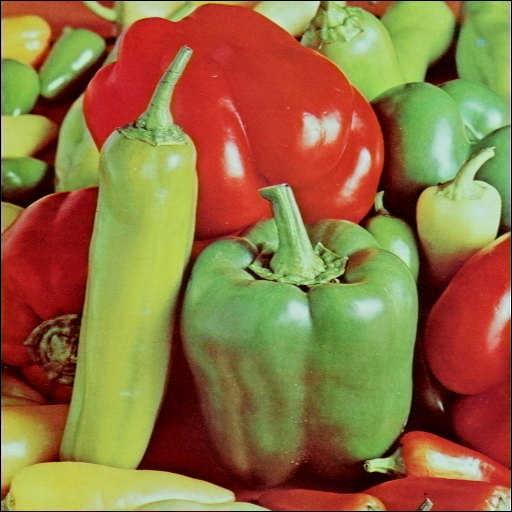
%> input picture class_lab_session/images/peppers.png, 512 x 512 px
$ octave ch8_exercises.m   (GNU Octave 9; MATLAB toolbox functions it lacks are replaced by stand-ins)
%> lines starting %> are read from the running program, lines starting %| are printed output that depends on the picture; in (x1, y1, x2, y2) boxes, pixels count from 0 and x2, y2 are one past the last pixel; in counts of white or black regions, pixels touching at a corner belong together; the program's own positions count from 1
% Chapter 8 Exercises: Multiresolution Image Processing

pkg load image;
img = im2double(imread('../images/peppers.png'));

% Check if image is RGB and convert to grayscale if needed
if size(img, 3) == 3
    img = rgb2gray(img);
%> img: size 512x512 double
end

fprintf('Starting Chapter 8 Exercises...\n\n');

%% Exercise 1: Vary the number of Gaussian pyramid levels and analyze effects
fprintf('Exercise 1: Varying Gaussian Pyramid Levels\n');

figure('Position', [100, 100, 1400, 800]);

level_counts = [2, 3, 4, 5];
for n = 1:length(level_counts)
    levels = level_counts(n);

    % Create Gaussian pyramid
    g_pyramid = cell(1, levels);
    g_pyramid{1} = img;
    for i = 2:levels
        g_pyramid{i} = impyramid(g_pyramid{i-1}, 'reduce');
    end

    % Display pyramid levels
    for lev = 1:levels
        subplot_idx = (n-1)*5 + lev;
        subplot(4, 5, subplot_idx);
        imshow(g_pyramid{lev});
        title(sprintf('%d Levels: L%d (%dx%d)', levels, lev, size(g_pyramid{lev})));
    end
end
%> after the loop, g_pyramid = 5 items

annotation('textbox', [0.35, 0.95, 0.3, 0.05], 'String', 'Exercise 1: Gaussian Pyramid Level Analysis', ...
           'FontSize', 14, 'FontWeight', 'bold', 'HorizontalAlignment', 'center', 'EdgeColor', 'none');
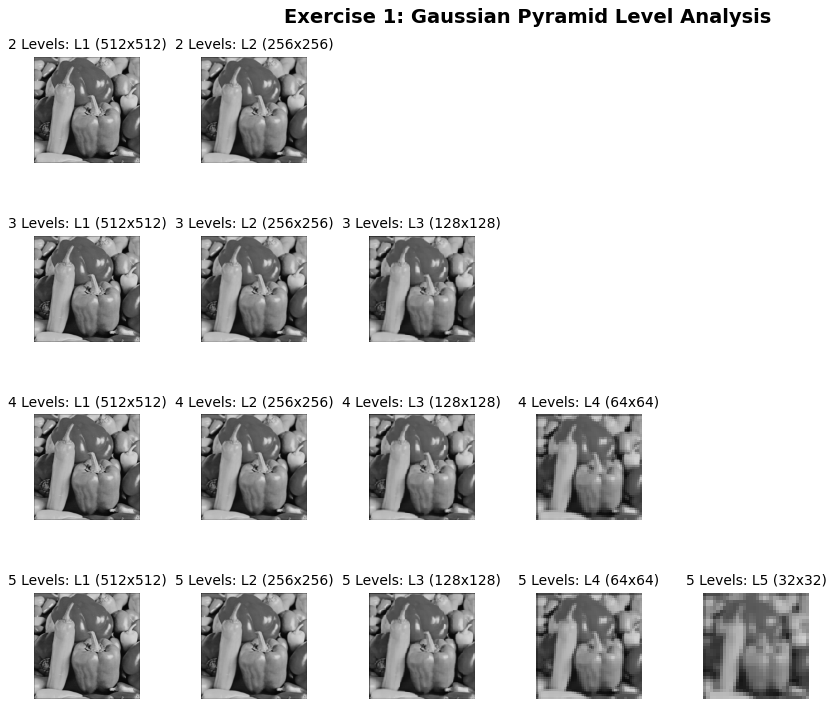
%> figure redrawn from the program's plot data, 15 panels

%% Exercise 2: Reconstruct image using only some Laplacian levels
fprintf('Exercise 2: Partial Laplacian Reconstruction\n');

% Create 4-level pyramids
levels = 4;
g_pyr = cell(1, levels);
g_pyr{1} = img;
for i = 2:levels
    g_pyr{i} = impyramid(g_pyr{i-1}, 'reduce');
end
%> after the loop, g_pyr = 4 items

% Create Laplacian pyramid
l_pyr = cell(1, levels-1);
for i = 1:levels-1
    expanded = impyramid(g_pyr{i+1}, 'expand');
    expanded = imresize(expanded, size(g_pyr{i}));
    l_pyr{i} = g_pyr{i} - expanded;
end
%> after the loop, l_pyr = 3 items

% Reconstruction function
function reconstructed = reconstruct_from_laplacian(l_pyr, g_top, skip_levels)
%> called with skip_levels = []
    levels = length(l_pyr) + 1;
%> levels = 4
    reconstructed = g_top;

    for i = levels-1:-1:1
        if ~ismember(i, skip_levels)
            reconstructed = imresize(reconstructed, size(l_pyr{i}));
            reconstructed = reconstructed + l_pyr{i};
        else
            reconstructed = imresize(reconstructed, size(l_pyr{i}));
        end
    end
%> this loop made 3 passes
%> i on passes 1, 3: 3, 1
%> reconstructed: size 512x512 double
end

figure('Position', [100, 100, 1200, 600]);

% Full reconstruction
recon_full = reconstruct_from_laplacian(l_pyr, g_pyr{end}, []);
subplot(2, 3, 1); imshow(img); title('Original');
subplot(2, 3, 2); imshow(recon_full); title('Full Reconstruction');

% Skip different levels
skip_configs = {[2], [1, 3], [2, 3]};
titles = {'Skip Level 2', 'Skip Levels 1&3', 'Skip Levels 2&3'};

for i = 1:length(skip_configs)
    recon_partial = reconstruct_from_laplacian(l_pyr, g_pyr{end}, skip_configs{i});
    subplot(2, 3, i+3);
    imshow(recon_partial);
    title(titles{i});
end
%> this loop made 3 passes
%> pass 1, `recon_partial = reconstruct_from_laplacian(l_pyr, g_pyr{end}, skip_con..`:
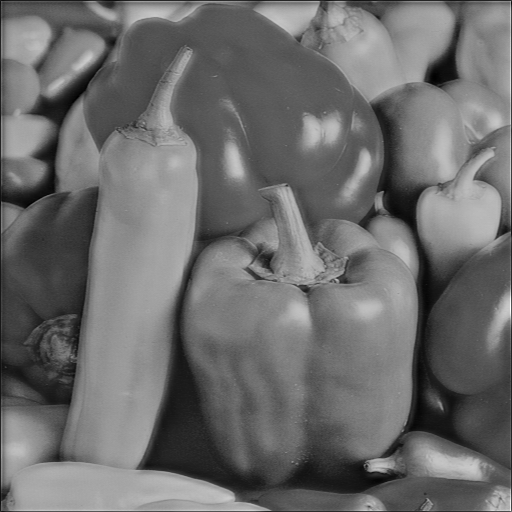
%> recon_partial: size 512x512 double; min -0.0828, max 1.18, mean 0.457; drawn with min black and max white
%> this loop made 3 passes; what is shown inside it comes from the first

annotation('textbox', [0.35, 0.95, 0.3, 0.05], 'String', 'Exercise 2: Partial Laplacian Reconstruction', ...
           'FontSize', 14, 'FontWeight', 'bold', 'HorizontalAlignment', 'center', 'EdgeColor', 'none');

%% Exercise 3: Apply wavelet decomposition using different wavelet bases
fprintf('Exercise 3: Different Wavelet Bases\n');

% Haar wavelet
function [LL, LH, HL, HH] = dwt_haar(img)
    [rows, cols] = size(img);
    if mod(rows, 2) == 1; img = img(1:rows-1, :); rows = rows - 1; end
    if mod(cols, 2) == 1; img = img(:, 1:cols-1); cols = cols - 1; end

    h0 = [1, 1] / sqrt(2); h1 = [1, -1] / sqrt(2);
    [LL, LH, HL, HH] = apply_dwt_filters(img, h0, h1);
end

% Daubechies-2 approximation
function [LL, LH, HL, HH] = dwt_db2(img)
    [rows, cols] = size(img);
    if mod(rows, 2) == 1; img = img(1:rows-1, :); rows = rows - 1; end
    if mod(cols, 2) == 1; img = img(:, 1:cols-1); cols = cols - 1; end

    % Simplified Daubechies-2 coefficients
    h0 = [0.4830, 0.8365, 0.2241, -0.1294];
    h1 = [-0.1294, -0.2241, 0.8365, -0.4830];
    [LL, LH, HL, HH] = apply_dwt_filters(img, h0, h1);
end

% Biorthogonal approximation
function [LL, LH, HL, HH] = dwt_bior(img)
    [rows, cols] = size(img);
    if mod(rows, 2) == 1; img = img(1:rows-1, :); rows = rows - 1; end
    if mod(cols, 2) == 1; img = img(:, 1:cols-1); cols = cols - 1; end

    % Simple biorthogonal-like coefficients
    h0 = [0.35, 0.71, 0.71, 0.35] / 2;
    h1 = [0.35, -0.71, 0.71, -0.35] / 2;
    [LL, LH, HL, HH] = apply_dwt_filters(img, h0, h1);
end

% Common DWT filter application
function [LL, LH, HL, HH] = apply_dwt_filters(img, h0, h1)
%> called with h0 = [0.707 0.707], h1 = [0.707 -0.707]
    [rows, cols] = size(img);
    temp_L = zeros(rows, cols/2); temp_H = zeros(rows, cols/2);

    for i = 1:rows
        row = img(i, :);
        conv_L = conv(row, h0, 'same'); conv_H = conv(row, h1, 'same');
        temp_L(i, :) = conv_L(1:2:end); temp_H(i, :) = conv_H(1:2:end);
    end

    LL = zeros(rows/2, cols/2); LH = zeros(rows/2, cols/2);
    HL = zeros(rows/2, cols/2); HH = zeros(rows/2, cols/2);

    for j = 1:cols/2
        col_L = temp_L(:, j); col_H = temp_H(:, j);
        conv_LL = conv(col_L, h0, 'same'); conv_LH = conv(col_L, h1, 'same');
        conv_HL = conv(col_H, h0, 'same'); conv_HH = conv(col_H, h1, 'same');
        LL(:, j) = conv_LL(1:2:end); LH(:, j) = conv_LH(1:2:end);
        HL(:, j) = conv_HL(1:2:end); HH(:, j) = conv_HH(1:2:end);
    end
end

figure('Position', [100, 100, 1200, 900]);

wavelets = {'Haar', 'Daubechies-2', 'Biorthogonal'};
dwt_functions = {@dwt_haar, @dwt_db2, @dwt_bior};

for w = 1:3
    [LL, LH, HL, HH] = dwt_functions{w}(img);

    % Display results for each wavelet
    subplot(3, 4, (w-1)*4 + 1); imshow(LL, []); title(sprintf('%s: LL', wavelets{w}));
    subplot(3, 4, (w-1)*4 + 2); imshow(LH, []); title('LH');
    subplot(3, 4, (w-1)*4 + 3); imshow(HL, []); title('HL');
    subplot(3, 4, (w-1)*4 + 4); imshow(HH, []); title('HH');
end

annotation('textbox', [0.35, 0.95, 0.3, 0.05], 'String', 'Exercise 3: Different Wavelet Bases Comparison', ...
           'FontSize', 14, 'FontWeight', 'bold', 'HorizontalAlignment', 'center', 'EdgeColor', 'none');

%% Exercise 4: Multiresolution image blending
fprintf('Exercise 4: Multiresolution Image Blending\n');

% Load second image (use cameraman as second image)
img2 = im2double(imread('../images/cameraman.tif'));
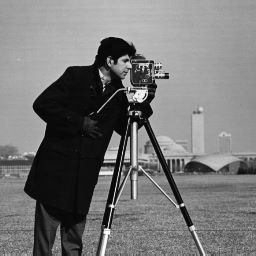
%> input picture class_lab_session/images/cameraman.tif, 256 x 256 px
%> img2: size 256x256 double; min 0, max 1, mean 0.466
if size(img2, 3) == 3
    img2 = rgb2gray(img2);
end

% Resize to match first image
img2 = imresize(img2, size(img));
%> img2: size 512x512 double

% Create simple mask (left half vs right half)
mask = zeros(size(img));
mask(:, 1:round(end/2)) = 1;
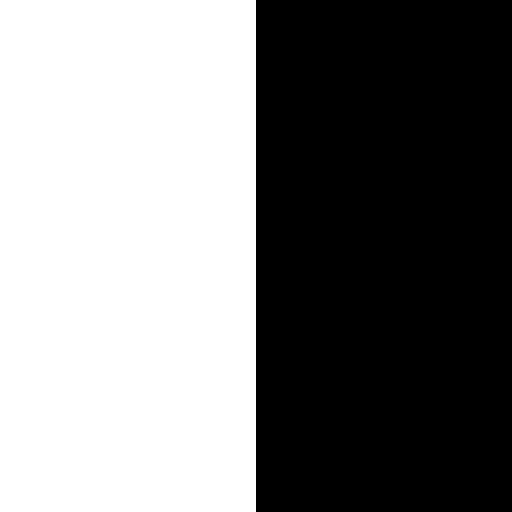
%> mask: size 512x512 double; values 0 (black) and 1 (white), 50% white; 1 white region, box (x1, y1, x2, y2) and area: (0, 0, 256, 512) 131072

% Smooth the mask for better blending
mask = imgaussfilt(mask, 20);

% Create pyramids for both images and mask
levels = 4;

% Image 1 pyramid
pyr1 = cell(1, levels);
pyr1{1} = img;
for i = 2:levels
    pyr1{i} = impyramid(pyr1{i-1}, 'reduce');
end
%> after the loop, pyr1 = 4 items

% Image 2 pyramid
pyr2 = cell(1, levels);
pyr2{1} = img2;
for i = 2:levels
    pyr2{i} = impyramid(pyr2{i-1}, 'reduce');
end
%> after the loop, pyr2 = 4 items

% Mask pyramid
mask_pyr = cell(1, levels);
mask_pyr{1} = mask;
for i = 2:levels
    mask_pyr{i} = impyramid(mask_pyr{i-1}, 'reduce');
end
%> after the loop, mask_pyr = 4 items

% Blend at each level
blended_pyr = cell(1, levels);
for i = 1:levels
    blended_pyr{i} = mask_pyr{i} .* pyr1{i} + (1 - mask_pyr{i}) .* pyr2{i};
end
%> after the loop, blended_pyr = 4 items

% Reconstruct blended image
blended = blended_pyr{levels};
for i = levels-1:-1:1
    blended = impyramid(blended, 'expand');
    blended = imresize(blended, size(blended_pyr{i}));
    blended = blended + blended_pyr{i};
end
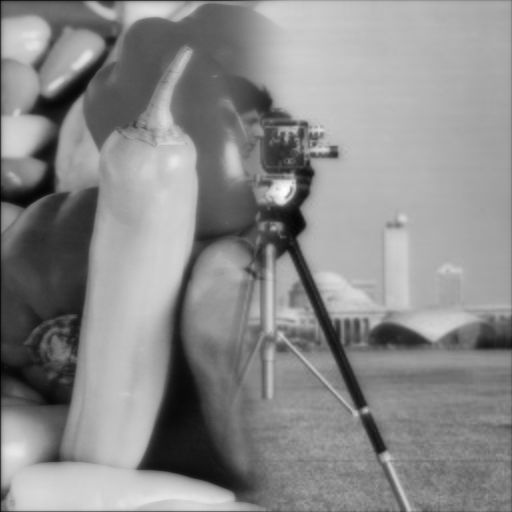
%> blended: size 512x512 double; min 0.128, max 3.56, mean 1.99; drawn with min black and max white

% Simple direct blending for comparison
direct_blend = mask .* img + (1 - mask) .* img2;

figure('Position', [100, 100, 1200, 600]);

subplot(2, 4, 1); imshow(img); title('Image 1 (Peppers)');
subplot(2, 4, 2); imshow(img2); title('Image 2 (Cameraman)');
subplot(2, 4, 3); imshow(mask); title('Blending Mask');
subplot(2, 4, 4); imshow(direct_blend); title('Direct Blending');

subplot(2, 4, 5); imshow(blended_pyr{1}); title('Blend Level 1');
subplot(2, 4, 6); imshow(blended_pyr{2}); title('Blend Level 2');
subplot(2, 4, 7); imshow(blended_pyr{3}); title('Blend Level 3');
subplot(2, 4, 8); imshow(blended); title('Multiresolution Blend');
%> after `imshow(blended)`:
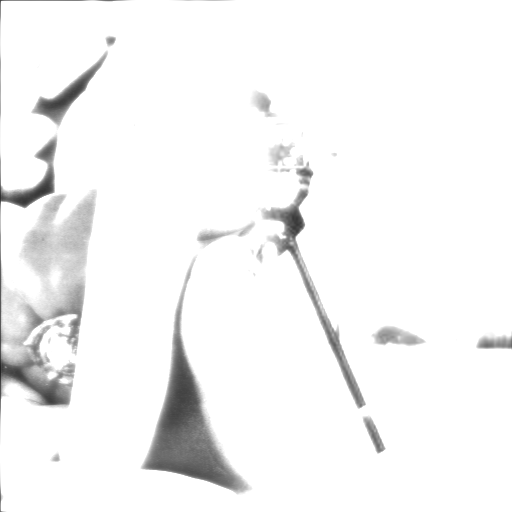
%> displayed picture: size 512x512, on the screen's scale of 0 to 255; min 33, max 255, mean 244.8

annotation('textbox', [0.35, 0.95, 0.3, 0.05], 'String', 'Exercise 4: Multiresolution Image Blending', ...
           'FontSize', 14, 'FontWeight', 'bold', 'HorizontalAlignment', 'center', 'EdgeColor', 'none');
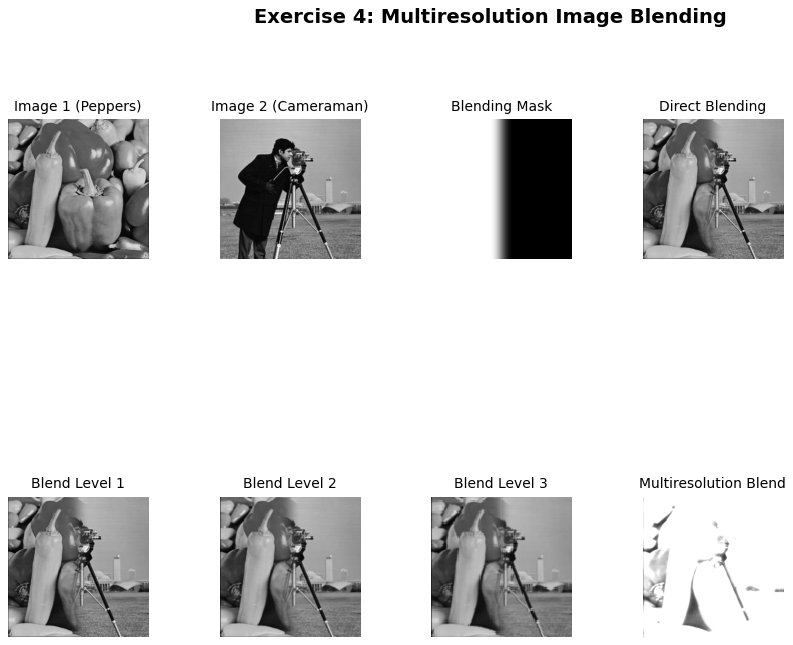
%> figure redrawn from the program's plot data, 9 panels
